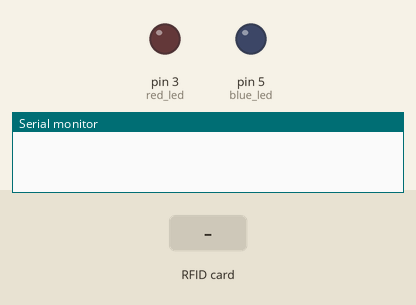
Recording of a sketch running on a simulated Arduino Uno, built with avr-gcc and run on an emulated ATmega328P. On the bench: output pins drawn as LEDs (lit = HIGH), the last lines printed to the serial monitor. The test bench sets the inputs (shaded band). Pins used as bus, display or sensor lines are not drawn.

Above: at 1.2 s.
1.3 s: RFID card D9 98 76 48 held to the reader
At 2.1 s:
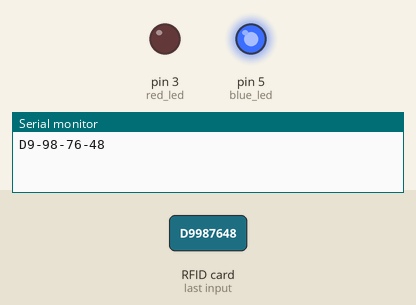
3.8 s: RFID card 89 7E 3D 56 held to the reader
At 4.6 s:
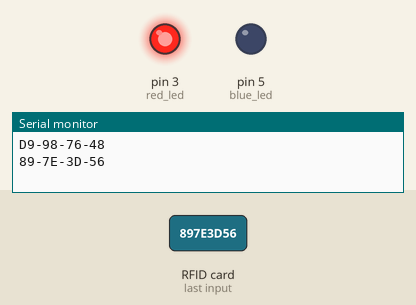
Timing chart, 0 to 6.8 s (numbered marks = the images above; inputs shaded):
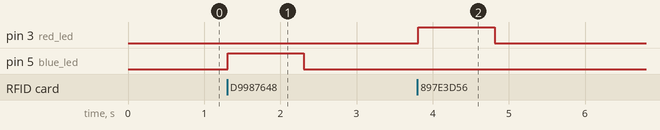

The sketch:

RFID_ACCESS.ino
```cpp
#include <MFRC522.h>

/*
 * Typical pin layout used:
 * -----------------------------------------------------------------------------------------
 *             MFRC522      Arduino       Arduino   Arduino    Arduino          Arduino
 *             Reader/PCD   Uno/101       Mega      Nano v3    Leonardo/Micro   Pro Micro
 * Signal      Pin          Pin           Pin       Pin        Pin              Pin
 * -----------------------------------------------------------------------------------------
 * RST/Reset   RST          9             5         D9         RESET/ICSP-5     RST
 * SPI SS      SDA(SS)      10            53        D10        10               10
 * SPI MOSI    MOSI         11 / ICSP-4   51        D11        ICSP-4           16
 * SPI MISO    MISO         12 / ICSP-1   50        D12        ICSP-1           14
 * SPI SCK     SCK          13 / ICSP-3   52        D13        ICSP-3           15
 */

#include <SPI.h>
#include <MFRC522.h>

#define RST_PIN   9     // SPI Reset Pin
#define SS_PIN    10    // SPI Slave Select Pin

MFRC522 mfrc522(SS_PIN, RST_PIN);   // Instanz des MFRC522 erzeugen

byte blue_uid[] = {0xD9, 0x98, 0x76, 0x48};
byte red_uid[] = {0x89, 0x7E, 0x3D, 0x56};

int blue_led = 5; // Pin User1 LED
int red_led = 3; // Pin User2 LED

int blue_check = false;
int red_check = false;


void setup() {

  Serial.begin(9600);  // initial serial Communication
  SPI.begin();         // Initial SPI Communication
  mfrc522.PCD_Init();  // Initial MFRC522 Module
  pinMode(blue_led, OUTPUT);
  pinMode(red_led, OUTPUT);
}

void loop() {
  // PICC = proximity integrated circuit card ()
  if (mfrc522.PICC_IsNewCardPresent() && mfrc522.PICC_ReadCardSerial() ) {
    //Serial.print("Gelesene UID:");
    for (byte i = 0; i < mfrc522.uid.size; i++) {
      // Hex separate
      Serial.print(mfrc522.uid.uidByte[i] < 0x10 ? " 0" : "");
      Serial.print(mfrc522.uid.uidByte[i], HEX);
     if (i < mfrc522.uid.size-1)
     { Serial.print("-");}
    }
    Serial.println();

    // UID 1 Compair
    blue_check = true;
    for (int j=0; j<4; j++) {
      if (mfrc522.uid.uidByte[j] != blue_uid[j]) {
        blue_check = false;
      }
    }

    // UID 2 Compair
    red_check = true;
    for (int j=0; j<4; j++) {
      if (mfrc522.uid.uidByte[j] != red_uid[j]) {
        red_check = false;
      }
    }

    if (blue_check) {
      digitalWrite(blue_led, HIGH);
    }

    if (red_check) {
      digitalWrite(red_led, HIGH);
    }

    mfrc522.PICC_HaltA();
    delay(1000);
    digitalWrite(blue_led, LOW);
    digitalWrite(red_led, LOW);
  }

}
```

Measured:
- after the input at 1.3 s, pin 5 (blue_led): LOW → HIGH at once, → LOW 1.0 s later
- after the input at 3.8 s, pin 3 (red_led): LOW → HIGH at once, → LOW 1.0 s later
